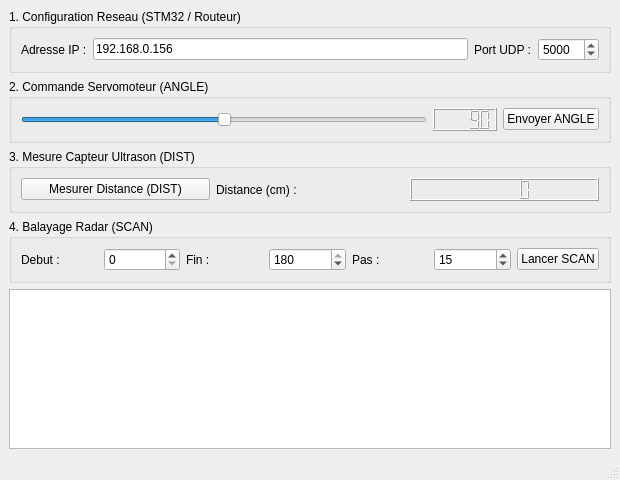
<?xml version="1.0" encoding="UTF-8"?>
<ui version="4.0">
 <class>MainWindow</class>
 <widget class="QMainWindow" name="MainWindow">
  <property name="geometry">
   <rect>
    <x>0</x>
    <y>0</y>
    <width>620</width>
    <height>480</height>
   </rect>
  </property>
  <property name="windowTitle">
   <string>Radar Ultrason UDP</string>
  </property>
  <widget class="QWidget" name="centralwidget">
   <layout class="QVBoxLayout" name="verticalLayout">
    <item>
     <widget class="QGroupBox" name="groupBoxReseau">
      <property name="title">
       <string>1. Configuration Reseau (STM32 / Routeur)</string>
      </property>
      <layout class="QHBoxLayout" name="horizontalLayoutReseau">
       <item>
        <widget class="QLabel" name="labelIp">
         <property name="text">
          <string>Adresse IP :</string>
         </property>
        </widget>
       </item>
       <item>
        <widget class="QLineEdit" name="lineEditIp">
         <property name="text">
          <string>192.168.0.156</string>
         </property>
        </widget>
       </item>
       <item>
        <widget class="QLabel" name="labelPort">
         <property name="text">
          <string>Port UDP :</string>
         </property>
        </widget>
       </item>
       <item>
        <widget class="QSpinBox" name="spinBoxPort">
         <property name="minimum">
          <number>1</number>
         </property>
         <property name="maximum">
          <number>65535</number>
         </property>
         <property name="value">
          <number>5000</number>
         </property>
        </widget>
       </item>
      </layout>
     </widget>
    </item>
    <item>
     <widget class="QGroupBox" name="groupBoxAngle">
      <property name="title">
       <string>2. Commande Servomoteur (ANGLE)</string>
      </property>
      <layout class="QHBoxLayout" name="horizontalLayoutAngle">
       <item>
        <widget class="QSlider" name="hsAngle">
         <property name="maximum">
          <number>180</number>
         </property>
         <property name="value">
          <number>90</number>
         </property>
         <property name="orientation">
          <enum>Qt::Orientation::Horizontal</enum>
         </property>
        </widget>
       </item>
       <item>
        <widget class="QLCDNumber" name="lcdAngle">
         <property name="intValue" stdset="0">
          <number>90</number>
         </property>
        </widget>
       </item>
       <item>
        <widget class="QPushButton" name="pbAngle">
         <property name="text">
          <string>Envoyer ANGLE</string>
         </property>
        </widget>
       </item>
      </layout>
     </widget>
    </item>
    <item>
     <widget class="QGroupBox" name="groupBoxDist">
      <property name="title">
       <string>3. Mesure Capteur Ultrason (DIST)</string>
      </property>
      <layout class="QHBoxLayout" name="horizontalLayoutDist">
       <item>
        <widget class="QPushButton" name="pbDist">
         <property name="text">
          <string>Mesurer Distance (DIST)</string>
         </property>
        </widget>
       </item>
       <item>
        <widget class="QLabel" name="labelDist">
         <property name="text">
          <string>Distance (cm) :</string>
         </property>
        </widget>
       </item>
       <item>
        <widget class="QLCDNumber" name="lcdDistance"/>
       </item>
      </layout>
     </widget>
    </item>
    <item>
     <widget class="QGroupBox" name="groupBoxScan">
      <property name="title">
       <string>4. Balayage Radar (SCAN)</string>
      </property>
      <layout class="QHBoxLayout" name="horizontalLayoutScan">
       <item>
        <widget class="QLabel" name="labelDebut">
         <property name="text">
          <string>Debut :</string>
         </property>
        </widget>
       </item>
       <item>
        <widget class="QSpinBox" name="spinBoxDebut">
         <property name="maximum">
          <number>180</number>
         </property>
         <property name="value">
          <number>0</number>
         </property>
        </widget>
       </item>
       <item>
        <widget class="QLabel" name="labelFin">
         <property name="text">
          <string>Fin :</string>
         </property>
        </widget>
       </item>
       <item>
        <widget class="QSpinBox" name="spinBoxFin">
         <property name="maximum">
          <number>180</number>
         </property>
         <property name="value">
          <number>180</number>
         </property>
        </widget>
       </item>
       <item>
        <widget class="QLabel" name="labelPas">
         <property name="text">
          <string>Pas :</string>
         </property>
        </widget>
       </item>
       <item>
        <widget class="QSpinBox" name="spinBoxPas">
         <property name="minimum">
          <number>1</number>
         </property>
         <property name="maximum">
          <number>180</number>
         </property>
         <property name="value">
          <number>15</number>
         </property>
        </widget>
       </item>
       <item>
        <widget class="QPushButton" name="pbScan">
         <property name="text">
          <string>Lancer SCAN</string>
         </property>
        </widget>
       </item>
      </layout>
     </widget>
    </item>
    <item>
     <widget class="QTextEdit" name="textEditReponse">
      <property name="readOnly">
       <bool>true</bool>
      </property>
     </widget>
    </item>
   </layout>
  </widget>
  <widget class="QMenuBar" name="menubar">
   <property name="geometry">
    <rect>
     <x>0</x>
     <y>0</y>
     <width>620</width>
     <height>21</height>
    </rect>
   </property>
  </widget>
  <widget class="QStatusBar" name="statusbar"/>
 </widget>
 <resources/>
 <connections/>
</ui>
